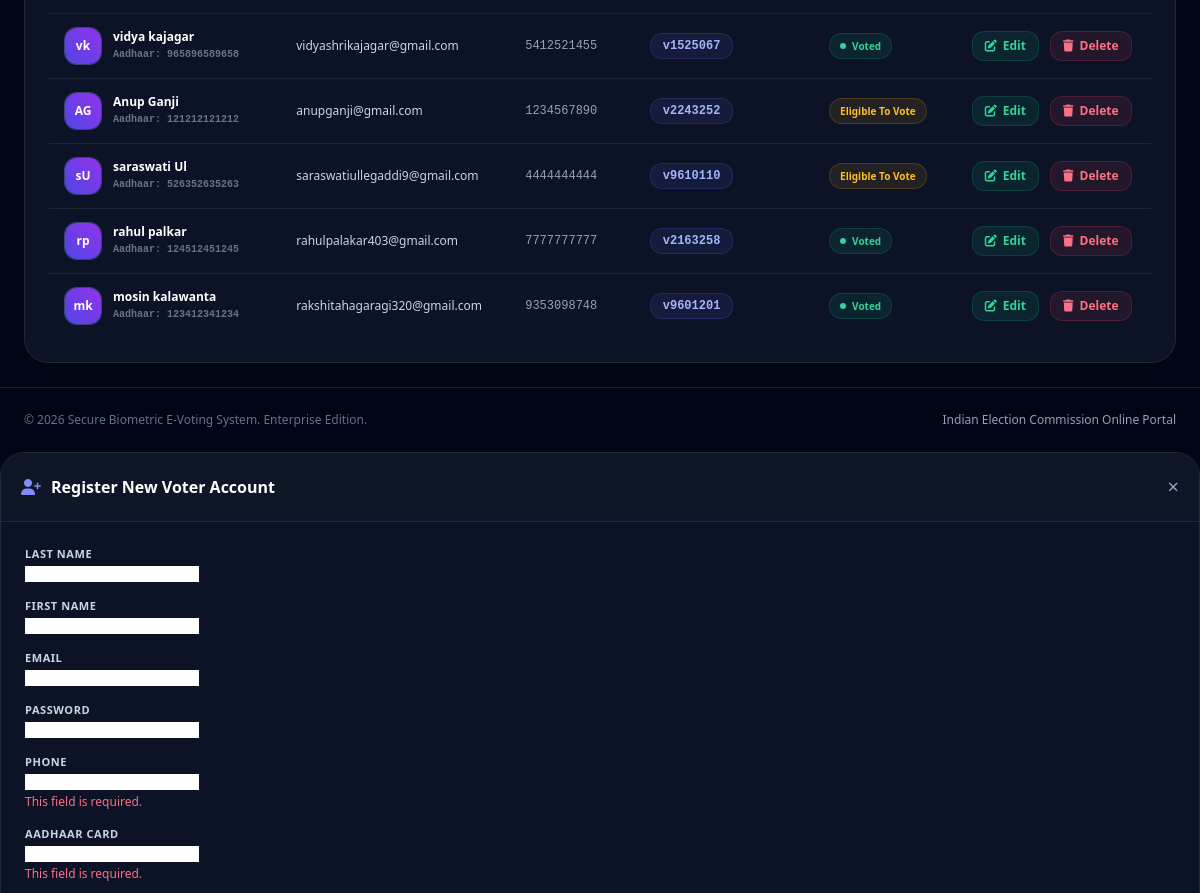
Before: /administrator/voters (signed in, middle part) with the older database file.
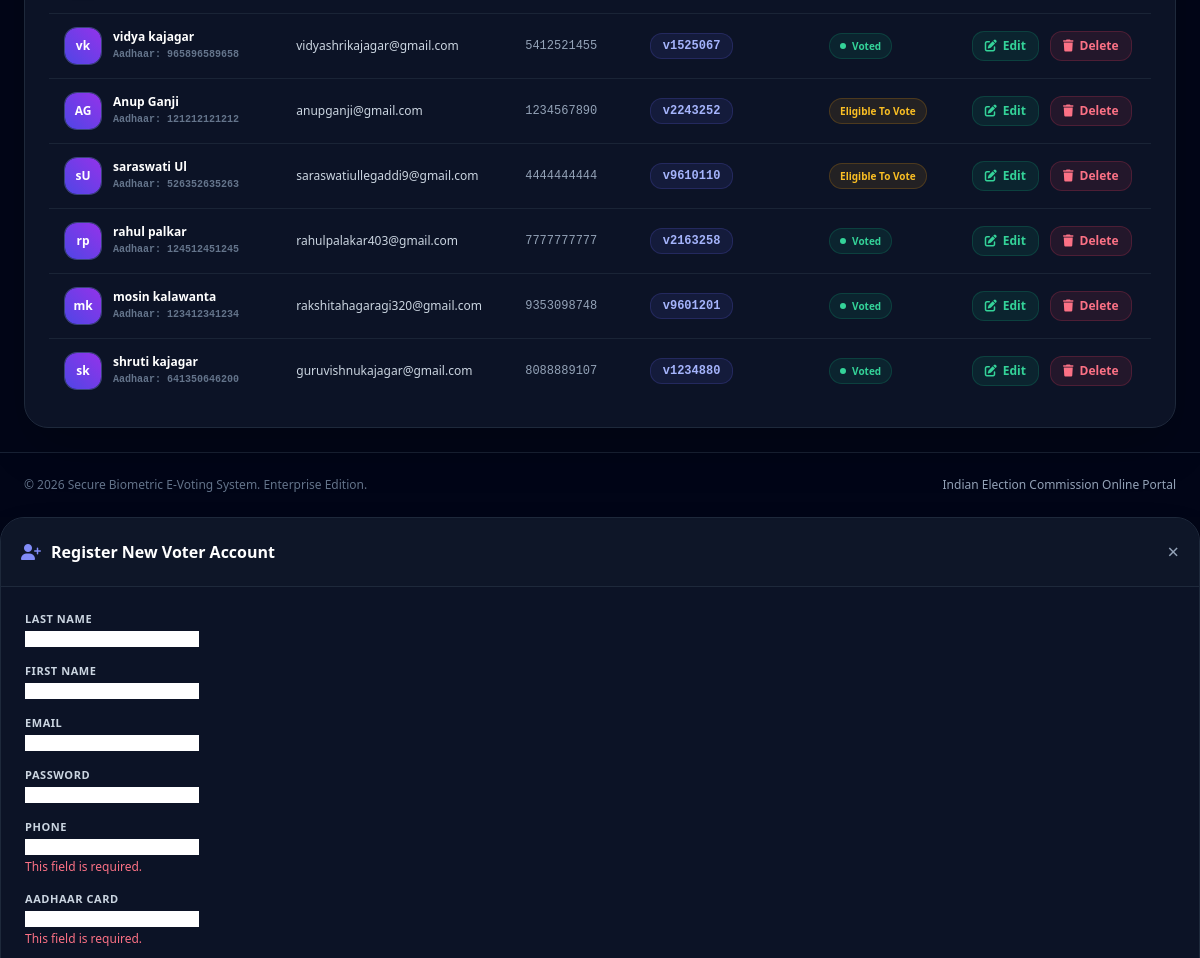
After: the same page with the newer database file.
### voting/models.py (models this page shows, shortened)
class Voter(models.Model):
    admin = models.OneToOneField(CustomUser, on_delete=models.CASCADE)
    phone = models.CharField(max_length=11, unique=True)  # Used for OTP
    otp = models.CharField(max_length=10, null=True)
    verified = models.BooleanField(default=False)
    voted = models.BooleanField(default=False)
    otp_sent = models.IntegerField(default=0)  # Control how many OTPs are sent
    aadhaar_card = models.CharField(max_length=12, unique=True)  # Aadhaar card number
    iris_image = models.ImageField(upload_to='iris_images/', null=True, blank=True)  # Upload directory
    smartid = models.CharField(max_length=8, unique=True, blank=True, null=True)  # New field for unique ID

### account/models.py (models this page shows, shortened)
class CustomUser(AbstractUser):
    USER_TYPE = ((1, "Admin"), (2, "Voter"))
    username = None  # Removed username, using email instead
    email = models.EmailField(unique=True)
    user_type = models.CharField(default=2, choices=USER_TYPE, max_length=1)
    created_at = models.DateTimeField(auto_now_add=True)
    updated_at = models.DateTimeField(auto_now=True)
    USERNAME_FIELD = "email"
    REQUIRED_FIELDS = []
    objects = CustomUserManager()

### administrator/views.py (the view, shortened to what this page needs)
# urls.py: path('voters', views.voters, name="adminViewVoters"),
def voters(request):
    voters = Voter.objects.all()
    userForm = CustomUserForm(request.POST or None)
    voterForm = VoterForm(request.POST, request.FILES or None)  # Add request.FILES for file handling
    context = {
        'form1': userForm,
        'form2': voterForm,
        'voters': voters,
        'page_title': 'Voters List'
    }
    return render(request, "admin/voters.html", context)

### account/forms.py (shortened to what this page needs)
class CustomUserForm(FormSettings):
    email = forms.EmailField(required=True)
    password = forms.CharField(widget=forms.PasswordInput)
    widget = {
        'password': forms.PasswordInput(),
    }
    def __init__(self, *args, **kwargs):
        super(CustomUserForm, self).__init__(*args, **kwargs)
        if kwargs.get('instance'):
            instance = kwargs.get('instance').__dict__
            self.fields['password'].required = False
            for field in CustomUserForm.Meta.fields:
                self.fields[field].initial = instance.get(field)
            if self.instance.pk is not None:
                self.fields['password'].widget.attrs['placeholder'] = "Fill this only if you wish to update password"
        else:
            self.fields['first_name'].required = True
            self.fields['last_name'].required = True
    class Meta:
        model = CustomUser
        fields = ['last_name', 'first_name', 'email', 'password', ]

### voting/forms.py
class VoterForm(FormSettings):
    class Meta:
        model = Voter
        fields = ['phone', 'aadhaar_card', 'iris_image']

### voting/context_processors.py (called while the page is built)
def ElectionTitle(request):
    context = {}
    title = "No Title Yet"
    try:
        file = open(settings.ELECTION_TITLE_PATH, 'r')
        title = file.read()
    except:
        pass
    context['TITLE'] = title
    return context

### administrator/templates/admin/voters.html (shortened to what this page needs)
{% extends 'root.html' %}
{% load static %}
{% block content %}
<div class="space-y-6">
  <div class="glass-card-elevated rounded-3xl p-6 border border-slate-800 shadow-2xl space-y-4">
    <div class="overflow-x-auto">
      <table id="example1" class="w-full text-left border-collapse text-xs">
        <tbody class="divide-y divide-slate-800/80 text-slate-200">
          {% for voter in voters %}
          <tr class="hover:bg-slate-900/50 transition-colors">
            <td class="py-3.5 px-4 font-bold text-white flex items-center space-x-3">
              <div class="w-9 h-9 rounded-xl bg-gradient-to-tr from-indigo-600 to-purple-600 text-white flex items-center justify-center text-xs font-bold ring-1 ring-indigo-400/40 shadow-sm font-display">
                {{ voter.admin.first_name|slice:":1" }}{{ voter.admin.last_name|slice:":1" }}
              </div>
              <div>
                <span class="block font-bold text-white">{{ voter.admin.first_name }} {{ voter.admin.last_name }}</span>
                <span class="text-[10px] text-slate-500 font-mono">Aadhaar: {{ voter.aadhaar_card|default:"Registered" }}</span>
              </div>
            </td>
            <td class="py-3.5 px-4 text-slate-300 font-medium">{{ voter.admin.email }}</td>
            <td class="py-3.5 px-4 text-slate-400 font-mono">{{ voter.phone }}</td>
            <td class="py-3.5 px-4">
              {% if voter.smartid %}
                <span class="inline-flex items-center px-3 py-1 rounded-xl text-xs font-mono font-bold bg-indigo-500/10 text-indigo-300 border border-indigo-500/20">
                  {{ voter.smartid }}
                </span>
              {% else %}
                <span class="inline-flex items-center px-2.5 py-0.5 rounded-md text-[10px] font-mono bg-slate-800 text-slate-500">
                  Pending
                </span>
              {% endif %}
            </td>
            <td class="py-3.5 px-4">
              {% if voter.voted %}
                <span class="inline-flex items-center px-2.5 py-1 rounded-full text-[10px] font-bold bg-emerald-500/10 text-emerald-400 border border-emerald-500/20">
                  <span class="w-1.5 h-1.5 rounded-full bg-emerald-400 mr-1.5 animate-pulse"></span>
                  Voted
                </span>
              {% else %}
                <span class="inline-flex items-center px-2.5 py-1 rounded-full text-[10px] font-bold bg-amber-500/10 text-amber-400 border border-amber-500/20">
                  Eligible To Vote
                </span>
              {% endif %}
            </td>
            <td class="py-3.5 px-4 text-center space-x-2">
              <button type="button" class="edit inline-flex items-center px-3 py-1.5 rounded-xl text-xs font-bold bg-emerald-500/10 text-emerald-400 hover:bg-emerald-500/20 border border-emerald-500/20 transition-colors" data-id="{{ voter.id }}">
                <i class="fa-solid fa-pen-to-square mr-1.5"></i> Edit
              </button>
              <button type="button" class="delete inline-flex items-center px-3 py-1.5 rounded-xl text-xs font-bold bg-rose-500/10 text-rose-400 hover:bg-rose-500/20 border border-rose-500/20 transition-colors" data-id="{{ voter.id }}">
                <i class="fa-solid fa-trash mr-1.5"></i> Delete
              </button>
            </td>
          </tr>
          {% endfor %}
        </tbody>
      </table>
    </div>
  </div>
</div>
{% endblock content %}
{% block modal %}
<div class="modal fade" id="addnew" tabindex="-1" role="dialog" aria-hidden="true">
  <div class="modal-dialog modal-dialog-centered" role="document">
    <div class="modal-content glass-card-elevated border border-slate-800 text-slate-100 rounded-3xl shadow-2xl overflow-hidden">
      <div class="modal-header border-b border-slate-800 p-5 flex items-center justify-between bg-slate-900/80">
        <h5 class="modal-title font-bold text-base text-white flex items-center font-display">
          <i class="fa-solid fa-user-plus text-indigo-400 mr-2.5"></i> Register New Voter Account
        </h5>
        <button type="button" class="close text-slate-400 hover:text-white text-xl" data-dismiss="modal" aria-label="Close">
          <span aria-hidden="true">&times;</span>
        </button>
      </div>
      <form method="POST" action="{% url 'adminViewVoters' %}" enctype="multipart/form-data">
        <div class="modal-body p-6 space-y-4 text-xs">
          {% for field in form1 %}
          <div class="space-y-1 text-left">
            <label class="block text-[11px] font-bold text-slate-300 uppercase tracking-wider">{{ field.label }}</label>
            {{ field }}
          </div>
          {% endfor %}
          {% for field in form2 %}
          <div class="space-y-1 text-left">
            <label class="block text-[11px] font-bold text-slate-300 uppercase tracking-wider">{{ field.label }}</label>
            {{ field }}
            {% if field.errors %}<p class="text-xs text-rose-400 mt-1">{{ field.errors.0 }}</p>{% endif %}
          </div>
          {% endfor %}
        </div>
      </form>
    </div>
  </div>
</div>
{% endblock modal %}

### administrator/templates/root.html (shortened to what this page needs)
{% load static %}
<!DOCTYPE html>
<html lang="en" class="h-full bg-slate-950 text-slate-100">
{% include 'header.html' %}
<body class="h-full font-sans antialiased bg-slate-950 text-slate-100 flex flex-col justify-between selection:bg-indigo-500 selection:text-white">
  <div class="relative min-h-screen flex flex-col justify-between">
    <main class="relative z-10 flex-grow max-w-7xl w-full mx-auto px-4 sm:px-6 py-6 space-y-6">
      {% block content %}{% endblock content %}
    </main>
    {% include "footer.html" %}
    {% block modal %}{% endblock modal %}
  </div>
</body>
</html>

### administrator/templates/header.html (shortened to what this page needs)
{% load static %}
<head>
  <script src="https://cdn.tailwindcss.com"></script>
  <link rel="stylesheet" href="https://cdnjs.cloudflare.com/ajax/libs/font-awesome/6.5.1/css/all.min.css">
  <link rel="stylesheet" href="https://cdn.datatables.net/1.13.6/css/dataTables.bootstrap5.min.css">
  <link rel="stylesheet" href="https://cdnjs.cloudflare.com/ajax/libs/toastr.js/latest/toastr.min.css">
</head>

### administrator/templates/navbar.html (shortened to what this page needs)
{% load static %}

### administrator/templates/sidebar.html (shortened to what this page needs)
{% load static %}

### administrator/templates/footer.html
<footer class="mt-auto py-6 border-t border-slate-800/80 text-xs text-slate-500 bg-slate-950/80">
  <div class="max-w-7xl mx-auto px-4 sm:px-6 flex flex-col sm:flex-row items-center justify-between gap-2">
    <p>&copy; {% now "Y" %} Secure Biometric E-Voting System. Enterprise Edition.</p>
    <div class="flex items-center space-x-4">
      <span class="text-slate-400">Indian Election Commission Online Portal</span>
    </div>
  </div>
</footer>

### administrator/templates/scripts.html (shortened to what this page needs)
{% load static %}

### administrator/templates/header.html (style rules this page uses)
html, body { height: 100%; margin: 0; padding: 0; background-color: #070a12; color: #f1f5f9; font-family: 'Plus Jakarta Sans', sans-serif; }
.glass-card-elevated { background: rgba(15, 23, 42, 0.85); backdrop-filter: blur(24px); border: 1px solid rgba(255, 255, 255, 0.12); box-shadow: 0 20px 50px rgba(0, 0, 0, 0.5); }

Changed rows visible on the page:
added Voter: admin.first_name "s", admin.last_name "k", admin.first_name "shruti", admin.last_name "kajagar", aadhaar_card "641350646200", admin.email "guruvishnukajagar@gmail.com", phone "8088889107", smartid "v1234880", voted True (drawn)
